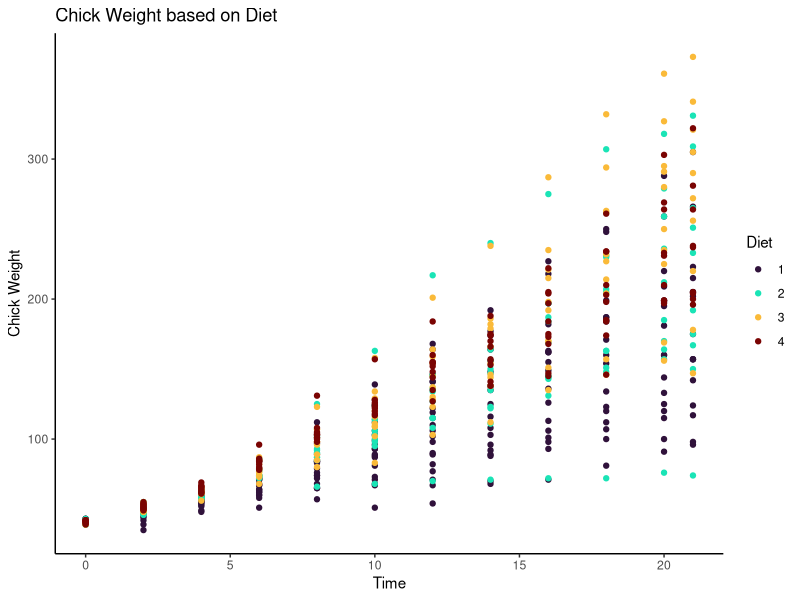
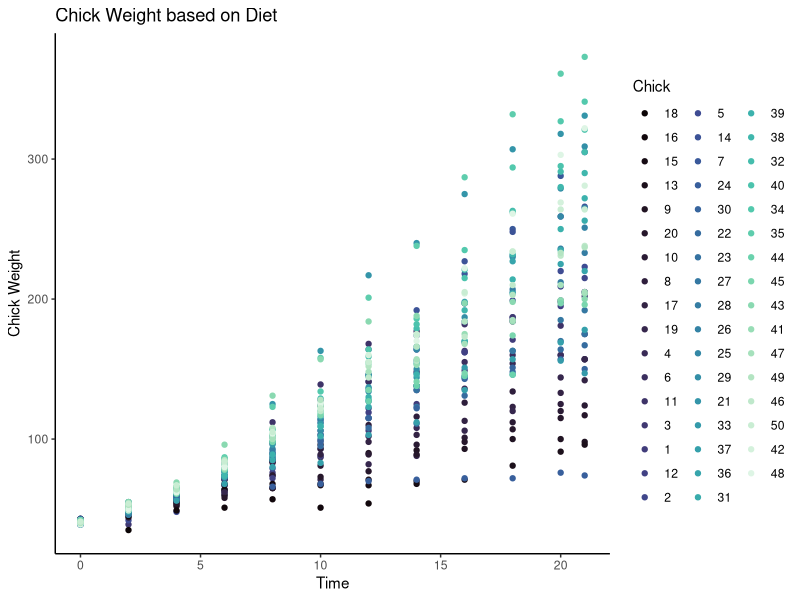
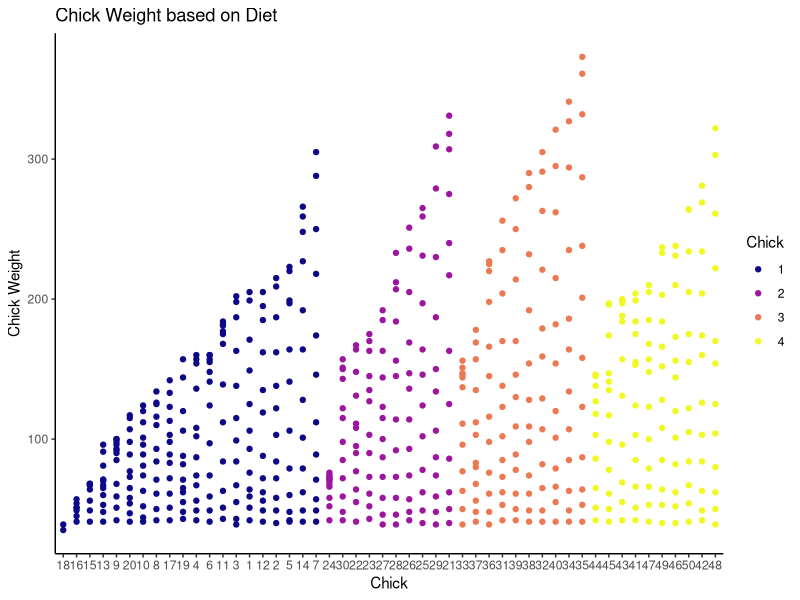
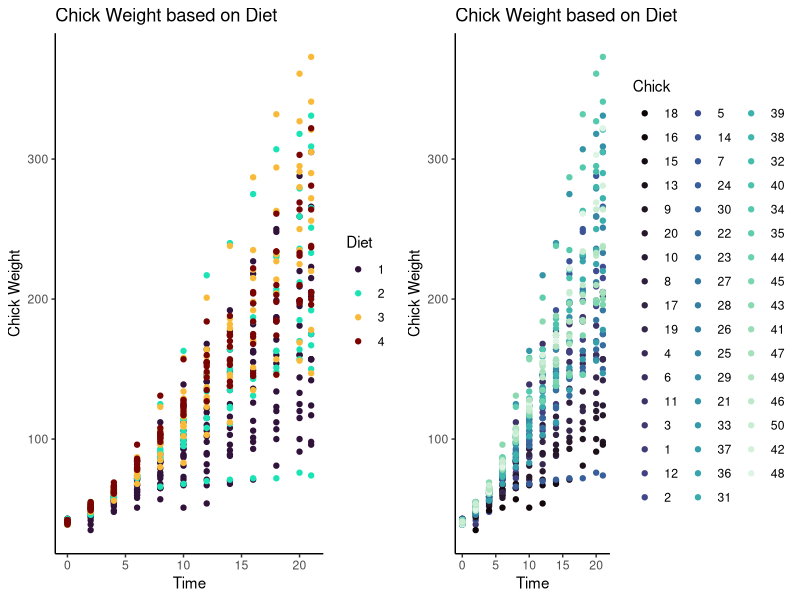

R code for these plots, in order:
#### SETUP ####
getwd()
library(datasets)
library(viridis)

#install.packages('ggplot2')
library(ggplot2)
#install.packages('gridExtra')
library(gridExtra)

data("ChickWeight")

#### DATA ####
class(ChickWeight)
dim(ChickWeight)
head(ChickWeight)

?scale_color_viridis
### PLOTTING ### 
 plt1 <- ggplot(data = ChickWeight) + 
  geom_point(mapping = aes( x = Time, y = weight, color = Diet)) +
   scale_color_viridis(discrete = TRUE, option = "turbo") + 
  labs(title = "Chick Weight based on Diet", x= "Time", y= "Chick Weight", color = "Diet") + theme_classic()
 
 plt1
 
 plt2 <- ggplot(data = ChickWeight) + 
   geom_point(mapping = aes( x = Time, y = weight, color = Chick)) +
   scale_color_viridis(discrete = TRUE, option = "mako") + 
   labs(title = "Chick Weight based on Diet", x= "Time", y= "Chick Weight", color = "Chick") + theme_classic()

 plt2
 
 
 plt3 <- ggplot(data = ChickWeight) + 
   geom_point(mapping = aes( x = Chick, y = weight, color = Diet)) +
   scale_color_viridis(discrete = TRUE, option = "plasma") + 
   labs(title = "Chick Weight based on Diet", x= "Chick", y= "Chick Weight", color = "Chick") + theme_classic()
 
 plt3
 
 #a line that signifies average would be helpful here 
 
 grid.arrange(plt1,plt2, ncol = 2, nrow = 1)
